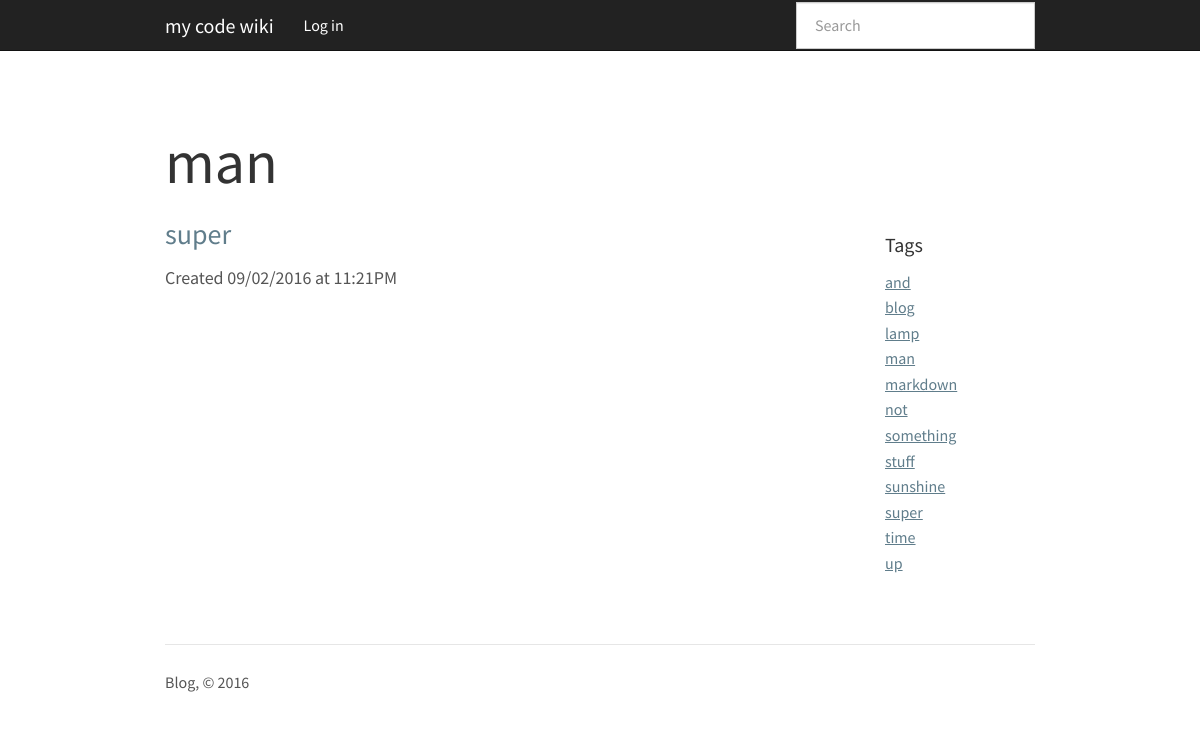
The page /tag/man/ on the database its author committed.
### app.py (models this page shows, shortened)
class Entry(flask_db.Model):
    title = CharField()
    slug = CharField()
    content = TextField()
    published = BooleanField(index=True)
    timestamp = DateTimeField(default=datetime.datetime.now, index=True)

class Tag(flask_db.Model):
    label = CharField(unique=True)

### app.py (the view)
@app.route('/tag/<label>/')
def tag(label):
    query = Entry.select()\
        .join(BlogEntryTags)\
        .join(Tag)\
        .where(Tag.label == label)
    return object_list('tag.html', query, label=label)

### app.py (called while the page is built)
@app.context_processor
def inject_tags():
    return dict(tags=sorted(Tag.select(), key=lambda tag : tag.label))

### templates/tag.html (shortened to what this page needs)
{% extends "base.html" %}
{% block content_title %}{{ label }}{% endblock %}
{% block content %}
    {% for entry in object_list %}
    <h3>
      <a href="{% if entry.published %}{{ url_for('detail', slug=entry.slug) }}{% else %}{{ url_for('edit', slug=entry.slug) }}{% endif %}">
        {{ entry.title }}
      </a>
    </h3>
    <p>Created {{ entry.timestamp.strftime('%m/%d/%Y at %I:%M%p') }}</p>
  {% else %}
    <p>No entries have been created yet.</p>
  {% endfor %}
{% endblock %}

### templates/base.html (shortened to what this page needs)
<!doctype html>
<html>
  <head>
    <link rel=stylesheet type=text/css href="{{ url_for('static', filename='css/hilite.css') }}" />
    <link rel=stylesheet type=text/css href="{{ url_for('static', filename='css/blog.min.css') }}" />
    <link rel=stylesheet type=text/css href="{{ url_for('static', filename='css/bootstrap_blog.css') }}" />
    <link rel="stylesheet" href="//cdnjs.cloudflare.com/ajax/libs/highlight.js/9.6.0/styles/solarized-dark.min.css">
  </head>
  <body>
    <div class="navbar navbar-default navbar-static-top" role="navigation">
      <div class="container">
        <div class="navbar-header">
          <a class="navbar-brand" href="{{ url_for('index') }}">my code wiki</a>
        </div>
        <div class="navbar-collapse collapse">
          <ul class="nav navbar-nav">
            {% if session.logged_in %}
              <li><a href="{{ url_for('drafts') }}">Drafts</a></li>
              <li><a href="{{ url_for('create') }}">Create Entry</a></li>
              <li><a href="{{ url_for('logout') }}">Log out</a></li>
            {% else %}
              <li><a href="{{ url_for('login') }}">Log in</a></li>
            {% endif %}
          </ul>
          {% block search_bar %}
            <form action="{{ url_for('index') }}" class="navbar-form navbar-right" id="search-form" method="get" role="search">
              <div class="form-group">
                <input class="form-control" name="q" placeholder="Search" type="text" value="{% if search %}{{ search }}{% endif %}">
              </div>
            </form>
          {% endblock %}
        </div>
      </div>
    </div>
    <div class="container">
      <div class="blog-header">
      {% block page_header %}
            <h1 class="blog-title">
              {% block content_title %}{% endblock %}
            </h1>
      {% endblock %}
      </div>
      <div class="row">
        <div class="col-sm-9 blog-main">
          {% block content %}{% endblock %}
        </div>
      <div class="col-sm-2 col-sm-offset-1 blog-sidebar">
        <div class="sidebar-module">
            <h4>Tags</h4>
              {% if tags %}
              <ol class="list-unstyled">
                {% for tag in tags %}
                <li><a href="{{ url_for('tag', label=tag.label) }}">{{ tag.label }}</a></li>
                {% endfor %}
              </ol>
              {% else %}
              <p>No tags found.</p>
              {% endif %}
        </div>
      </div>
      </div>
      <footer>
        <hr />
        <p>Blog, &copy; 2016</p>
      </footer>
    </div>
  </body>
</html>

### rows shown on the page
Entry: title "super", timestamp "09/02/2016 at 11:21PM"
Tag: label "and"
Tag: label "blog"
Tag: label "lamp"
Tag: label "man"
Tag: label "markdown"
Tag: label "not"
Tag: label "something"
Tag: label "stuff"
Tag: label "sunshine"
Tag: label "super"
Tag: label "time"
Tag: label "up"

### other values the page prints
{{ label }} "man"
